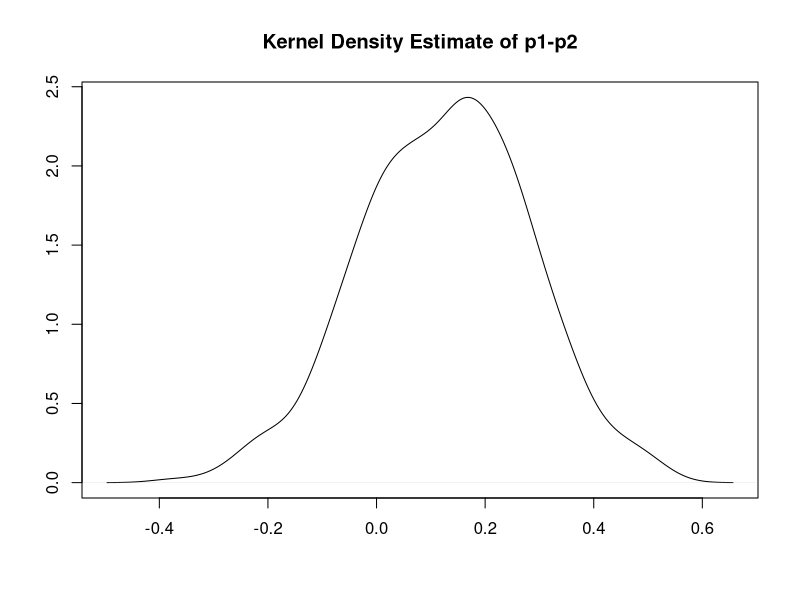
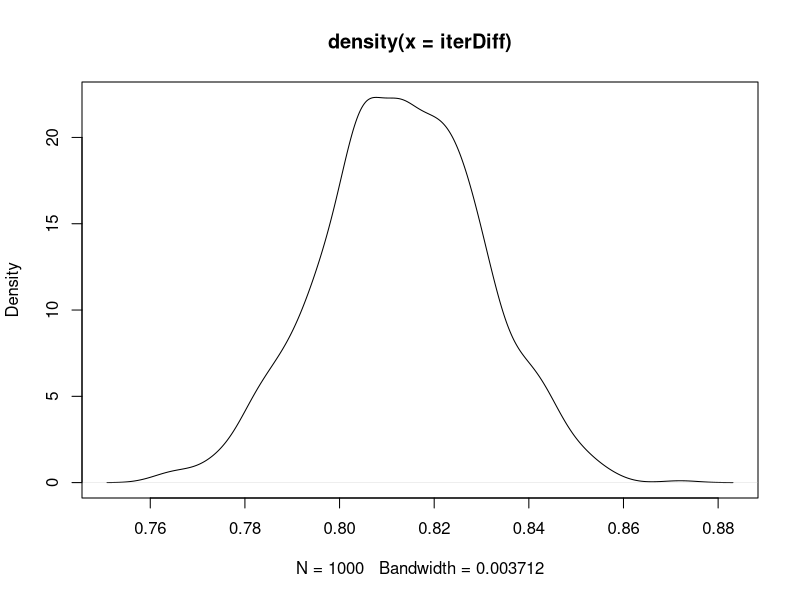

Here is the R script that generated these plots, in order:
twobinoms<-function(a1, b1, y1, n1, a2, b2, y2, n2, n.size,graph)
{
  p1<-rbeta(n.size,a1+y1, b1+n1-y1)
  p2<-rbeta(n.size,a2+y2, b2+n2-y2)
  dp1p2<-p1-p2
  Pp1bigger<-sum(dp1p2>0)/n.size
  varP<-(Pp1bigger)*(1-Pp1bigger)/n.size
  meand<-mean(dp1p2)
  medd<-median(dp1p2)
  CI<-quantile(dp1p2, c(.025, .975))
  if(graph)
  {
    plot(density(dp1p2), main="Kernel Density Estimate of p1-p2", xlab="", ylab="")
  }
  output<-c(meand, medd, Pp1bigger, CI, varP)
  names(output)<-c("mean diff", "med diff", "diff>0", ".025", ".975","Var")
  return(output)
}  

postStats<-twobinoms(2,1,8,10,1,1,13,20,500,graph=T)
priorProb<-sum((rbeta(500,2,1)-rbeta(500,1,1))>0)/500
BF<-(postStats[[3]]/(1-postStats[[3]]))/(priorProb/(1-priorProb))
BF


twobinomsrepeat<-function(iter,a1,b1,y1, n1, a2, b2, y2, n2, n.size,...)
{
  iterDiff<-rep(0,times=iter)
  iterVar<-rep(0,times=iter)
  for(i in 1:iter)
  ####figure out way to do this without for loop
    ##create a matrix where the output from twobinoms goes to and apply 
    ##this across each column? 
  {
    iterRun<-twobinoms(a1, b1, y1, n1, a2, b2, y2, n2, n.size,graph=FALSE,...)
    iterDiff[i]<-iterRun[[3]]
    iterVar[i]<-iterRun[[6]]
  }
  plot(density(iterDiff))
  return(cbind(iterDiff,iterVar))
}

diffrepeat<-twobinomsrepeat(1000,2,1,8,10,1,1,13,20,500)




